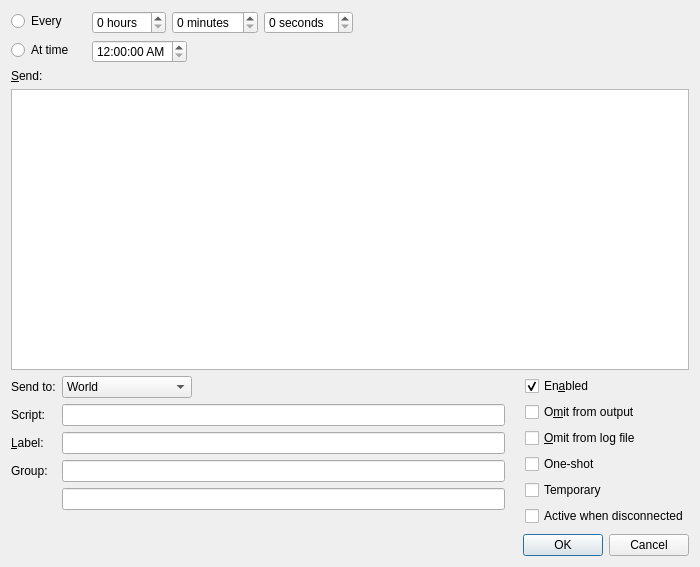
<?xml version="1.0" encoding="UTF-8"?>
<ui version="4.0">
 <class>TimerEdit</class>
 <widget class="QDialog" name="TimerEdit">
  <property name="geometry">
   <rect>
    <x>0</x>
    <y>0</y>
    <width>700</width>
    <height>567</height>
   </rect>
  </property>
  <property name="minimumSize">
   <size>
    <width>0</width>
    <height>0</height>
   </size>
  </property>
  <property name="windowTitle">
   <string>Edit Timer</string>
  </property>
  <layout class="QVBoxLayout" name="verticalLayout">
   <item>
    <widget class="QWidget" name="timers_event" native="true">
     <layout class="QFormLayout" name="formLayout">
      <property name="leftMargin">
       <number>0</number>
      </property>
      <property name="topMargin">
       <number>0</number>
      </property>
      <property name="rightMargin">
       <number>0</number>
      </property>
      <property name="bottomMargin">
       <number>0</number>
      </property>
      <item row="0" column="0">
       <widget class="QRadioButton" name="Occurrence_Interval">
        <property name="sizePolicy">
         <sizepolicy hsizetype="Minimum" vsizetype="Fixed">
          <horstretch>0</horstretch>
          <verstretch>0</verstretch>
         </sizepolicy>
        </property>
        <property name="minimumSize">
         <size>
          <width>75</width>
          <height>0</height>
         </size>
        </property>
        <property name="text">
         <string>Every </string>
        </property>
       </widget>
      </item>
      <item row="0" column="1">
       <layout class="QHBoxLayout" name="horizontalLayout">
        <item>
         <widget class="QSpinBox" name="EveryHour">
          <property name="suffix">
           <string> hours</string>
          </property>
          <property name="maximum">
           <number>24</number>
          </property>
         </widget>
        </item>
        <item>
         <widget class="QSpinBox" name="EveryMinute">
          <property name="suffix">
           <string> minutes</string>
          </property>
          <property name="maximum">
           <number>59</number>
          </property>
         </widget>
        </item>
        <item>
         <widget class="QSpinBox" name="EverySecond">
          <property name="suffix">
           <string> seconds</string>
          </property>
          <property name="maximum">
           <number>59</number>
          </property>
         </widget>
        </item>
        <item>
         <spacer name="horizontalSpacer_4">
          <property name="orientation">
           <enum>Qt::Orientation::Horizontal</enum>
          </property>
          <property name="sizeHint" stdset="0">
           <size>
            <width>40</width>
            <height>20</height>
           </size>
          </property>
         </spacer>
        </item>
       </layout>
      </item>
      <item row="1" column="0">
       <widget class="QRadioButton" name="Occurrence_Time">
        <property name="minimumSize">
         <size>
          <width>75</width>
          <height>0</height>
         </size>
        </property>
        <property name="text">
         <string>At time </string>
        </property>
       </widget>
      </item>
      <item row="1" column="1">
       <widget class="QTimeEdit" name="AtTime">
        <property name="sizePolicy">
         <sizepolicy hsizetype="Fixed" vsizetype="Fixed">
          <horstretch>0</horstretch>
          <verstretch>0</verstretch>
         </sizepolicy>
        </property>
        <property name="displayFormat">
         <string>h:mm:ss AP</string>
        </property>
       </widget>
      </item>
     </layout>
    </widget>
   </item>
   <item>
    <widget class="QLabel" name="Text_label">
     <property name="text">
      <string>&amp;Send:</string>
     </property>
     <property name="buddy">
      <cstring>Text</cstring>
     </property>
    </widget>
   </item>
   <item>
    <widget class="QPlainTextEdit" name="Text">
     <property name="sizePolicy">
      <sizepolicy hsizetype="Expanding" vsizetype="Expanding">
       <horstretch>0</horstretch>
       <verstretch>1</verstretch>
      </sizepolicy>
     </property>
     <property name="minimumSize">
      <size>
       <width>0</width>
       <height>0</height>
      </size>
     </property>
    </widget>
   </item>
   <item>
    <layout class="QHBoxLayout" name="_main">
     <property name="spacing">
      <number>20</number>
     </property>
     <item>
      <layout class="QVBoxLayout" name="_options">
       <property name="spacing">
        <number>6</number>
       </property>
       <item>
        <layout class="QFormLayout" name="_send">
         <item row="0" column="0">
          <widget class="QLabel" name="UserSendTo_label">
           <property name="text">
            <string>Send to:</string>
           </property>
           <property name="buddy">
            <cstring>UserSendTo</cstring>
           </property>
          </widget>
         </item>
         <item row="0" column="1">
          <widget class="QComboBox" name="UserSendTo">
           <property name="sizePolicy">
            <sizepolicy hsizetype="Fixed" vsizetype="Fixed">
             <horstretch>0</horstretch>
             <verstretch>0</verstretch>
            </sizepolicy>
           </property>
           <item>
            <property name="text">
             <string>World</string>
            </property>
           </item>
           <item>
            <property name="text">
             <string>Command</string>
            </property>
           </item>
           <item>
            <property name="text">
             <string>Output</string>
            </property>
           </item>
           <item>
            <property name="text">
             <string>Status</string>
            </property>
           </item>
           <item>
            <property name="text">
             <string>Notepad (new)</string>
            </property>
           </item>
           <item>
            <property name="text">
             <string>Notepad (append)</string>
            </property>
           </item>
           <item>
            <property name="text">
             <string>Notepad (replace)</string>
            </property>
           </item>
           <item>
            <property name="text">
             <string>Log file</string>
            </property>
           </item>
           <item>
            <property name="text">
             <string>Variable</string>
            </property>
           </item>
           <item>
            <property name="text">
             <string>Script</string>
            </property>
           </item>
          </widget>
         </item>
         <item row="1" column="0">
          <widget class="QLabel" name="Script_label">
           <property name="text">
            <string>Script:</string>
           </property>
           <property name="buddy">
            <cstring>Script</cstring>
           </property>
          </widget>
         </item>
         <item row="1" column="1">
          <widget class="QLineEdit" name="Script"/>
         </item>
         <item row="2" column="0">
          <widget class="QLabel" name="Label_label">
           <property name="text">
            <string>&amp;Label:</string>
           </property>
           <property name="buddy">
            <cstring>Label</cstring>
           </property>
          </widget>
         </item>
         <item row="2" column="1">
          <widget class="QLineEdit" name="Label"/>
         </item>
         <item row="4" column="0">
          <widget class="QLabel" name="Variable_label">
           <property name="text">
            <string/>
           </property>
           <property name="buddy">
            <cstring>Variable</cstring>
           </property>
          </widget>
         </item>
         <item row="4" column="1">
          <widget class="QLineEdit" name="Variable">
           <property name="visible">
            <bool>false</bool>
           </property>
          </widget>
         </item>
         <item row="3" column="1">
          <widget class="QLineEdit" name="Group"/>
         </item>
         <item row="3" column="0">
          <widget class="QLabel" name="Group_label">
           <property name="text">
            <string>Group:</string>
           </property>
           <property name="buddy">
            <cstring>Group</cstring>
           </property>
          </widget>
         </item>
        </layout>
       </item>
       <item>
        <spacer name="verticalSpacer">
         <property name="orientation">
          <enum>Qt::Orientation::Vertical</enum>
         </property>
         <property name="sizeHint" stdset="0">
          <size>
           <width>20</width>
           <height>2</height>
          </size>
         </property>
        </spacer>
       </item>
      </layout>
     </item>
     <item>
      <layout class="QVBoxLayout" name="_checkboxes">
       <property name="spacing">
        <number>6</number>
       </property>
       <item>
        <widget class="QCheckBox" name="Enabled">
         <property name="text">
          <string>En&amp;abled</string>
         </property>
         <property name="checked">
          <bool>true</bool>
         </property>
        </widget>
       </item>
       <item>
        <widget class="QCheckBox" name="OmitFromOutput">
         <property name="text">
          <string>O&amp;mit from output</string>
         </property>
        </widget>
       </item>
       <item>
        <widget class="QCheckBox" name="OmitFromLog">
         <property name="text">
          <string>&amp;Omit from log file</string>
         </property>
        </widget>
       </item>
       <item>
        <widget class="QCheckBox" name="OneShot">
         <property name="text">
          <string>One-shot</string>
         </property>
        </widget>
       </item>
       <item>
        <widget class="QCheckBox" name="Temporary">
         <property name="text">
          <string>Temporary</string>
         </property>
        </widget>
       </item>
       <item>
        <widget class="QCheckBox" name="ActiveClosed">
         <property name="text">
          <string>Active when disconnected</string>
         </property>
        </widget>
       </item>
       <item>
        <spacer name="verticalSpacer_2">
         <property name="orientation">
          <enum>Qt::Orientation::Vertical</enum>
         </property>
         <property name="sizeHint" stdset="0">
          <size>
           <width>20</width>
           <height>2</height>
          </size>
         </property>
        </spacer>
       </item>
      </layout>
     </item>
    </layout>
   </item>
   <item>
    <widget class="QDialogButtonBox" name="buttonBox">
     <property name="orientation">
      <enum>Qt::Orientation::Horizontal</enum>
     </property>
     <property name="standardButtons">
      <set>QDialogButtonBox::StandardButton::Cancel|QDialogButtonBox::StandardButton::Ok</set>
     </property>
    </widget>
   </item>
  </layout>
 </widget>
 <resources/>
 <connections>
  <connection>
   <sender>buttonBox</sender>
   <signal>accepted()</signal>
   <receiver>TimerEdit</receiver>
   <slot>accept()</slot>
   <hints>
    <hint type="sourcelabel">
     <x>205</x>
     <y>917</y>
    </hint>
    <hint type="destinationlabel">
     <x>157</x>
     <y>274</y>
    </hint>
   </hints>
  </connection>
  <connection>
   <sender>buttonBox</sender>
   <signal>rejected()</signal>
   <receiver>TimerEdit</receiver>
   <slot>reject()</slot>
   <hints>
    <hint type="sourcelabel">
     <x>205</x>
     <y>917</y>
    </hint>
    <hint type="destinationlabel">
     <x>286</x>
     <y>274</y>
    </hint>
   </hints>
  </connection>
 </connections>
</ui>
